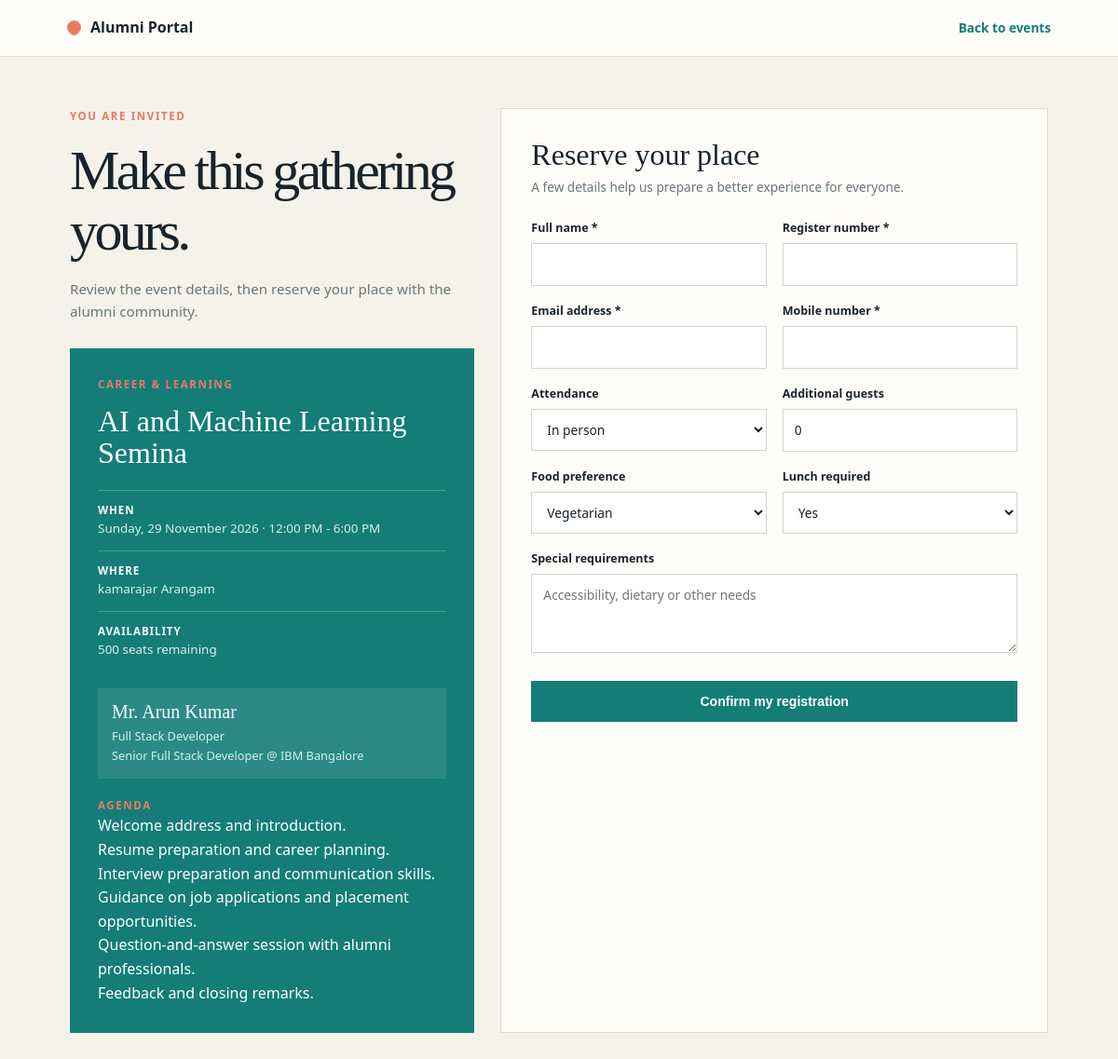
The app's page /events/3/register/ with its own data.
### accounts/models.py (models this page shows, shortened)
class Event(models.Model):
    CATEGORY_CHOICES = [
        ("networking", "Networking"),
        ("career", "Career & Learning"),
        ("reunion", "Reunion"),
        ("community", "Community"),
        ("webinar", "Webinar"),
    ]
    title = models.CharField(max_length=180)
    description = models.TextField()
    category = models.CharField(
        max_length=20,
        choices=CATEGORY_CHOICES,
        default="community",
    )
    event_date = models.DateField()
    start_time = models.TimeField()
    end_time = models.TimeField()
    is_online = models.BooleanField(default=False)
    location = models.CharField(max_length=220, blank=True)
    meeting_link = models.URLField(blank=True)
    capacity = models.PositiveIntegerField(default=100)
    chief_guest = models.CharField(max_length=140, blank=True)
    chief_guest_title = models.CharField(max_length=180, blank=True)
    chief_guest_bio = models.TextField(blank=True)
    featured_alumni = models.CharField(max_length=140, blank=True)
    featured_alumni_role = models.CharField(max_length=180, blank=True)
    agenda = models.TextField(blank=True)
    created_at = models.DateTimeField(auto_now_add=True)
    updated_at = models.DateTimeField(auto_now=True)
    class Meta:
        ordering = ["event_date", "start_time"]
    @property
    def seats_available(self):
        registered_guests = self.registrations.aggregate(
            guests=Sum("guests")
        )["guests"] or 0
        registered_attendees = self.registrations.count() + registered_guests
        return max(self.capacity - registered_attendees, 0)

### accounts/views.py (the view, shortened to what this page needs)
def event_register_view(request, event_id):
    event = get_object_or_404(Event, id=event_id)
    return render(
        request,
        "accounts/event_register.html",
        {"event": event},
    )

### accounts/templates/accounts/event_register.html (shortened to what this page needs)
<!DOCTYPE html>
<html lang="en">
<head>
</head>
<body>
    <nav class="nav"><a class="brand" href="{% url 'home' %}"><span class="brand-mark"></span>Alumni Portal</a><a class="back" href="{% url 'events' %}">Back to events</a></nav>
    <main class="layout">
        <section><p class="eyebrow">You are invited</p><h1>Make this gathering yours.</h1><p class="intro">Review the event details, then reserve your place with the alumni community.</p>
            <div class="event-brief"><p class="eyebrow">{{ event.get_category_display }}</p><h2>{{ event.title }}</h2><div class="brief-line"><strong>When</strong>{{ event.event_date|date:"l, d F Y" }} · {{ event.start_time|time:"g:i A" }} - {{ event.end_time|time:"g:i A" }}</div><div class="brief-line"><strong>Where</strong>{% if event.is_online %}{% if event.meeting_link %}<a href="{{ event.meeting_link }}">Online event</a>{% else %}Online event{% endif %}{% else %}{{ event.location }}{% endif %}</div><div class="brief-line"><strong>Availability</strong>{{ event.seats_available }} seats remaining</div>{% if event.chief_guest %}<div class="guest-box"><h3>{{ event.chief_guest }}</h3><p>{{ event.chief_guest_title }}</p>{% if event.chief_guest_bio %}<p>{{ event.chief_guest_bio }}</p>{% endif %}</div>{% endif %}{% if event.featured_alumni %}<div class="guest-box"><h3>{{ event.featured_alumni }}</h3><p>{{ event.featured_alumni_role }}</p></div>{% endif %}{% if event.agenda %}<div class="agenda"><p class="eyebrow">Agenda</p><p>{{ event.agenda }}</p></div>{% endif %}</div>
        </section>
        <section class="form-card"><h2>Reserve your place</h2><p class="form-note">A few details help us prepare a better experience for everyone.</p>
            <form method="post">{% csrf_token %}<div class="form-grid"><div><label for="full_name">Full name *</label><input id="full_name" name="full_name" value="{{ form_data.full_name|default:'' }}" required></div><div><label for="register_number">Register number *</label><input id="register_number" name="register_number" value="{{ form_data.register_number|default:'' }}" required></div><div><label for="email">Email address *</label><input id="email" type="email" name="email" value="{{ form_data.email|default:'' }}" required></div><div><label for="phone">Mobile number *</label><input id="phone" name="phone" value="{{ form_data.phone|default:'' }}" required></div><div><label for="attendance">Attendance</label><select id="attendance" name="attendance"><option value="{% if event.is_online %}Online{% else %}In Person{% endif %}">{% if event.is_online %}Online{% else %}In person{% endif %}</option></select></div><div><label for="guests">Additional guests</label><input id="guests" type="number" min="0" max="10" name="guests" value="{{ form_data.guests|default:0 }}"></div><div><label for="food_preference">Food preference</label><select id="food_preference" name="food_preference"><option>Vegetarian</option><option>Non-Vegetarian</option><option>Jain</option><option>Other</option></select></div><div><label for="lunch_required">Lunch required</label><select id="lunch_required" name="lunch_required"><option>Yes</option><option>No</option></select></div><div class="full"><label for="special_requirements">Special requirements</label><textarea id="special_requirements" name="special_requirements" placeholder="Accessibility, dietary or other needs">{{ form_data.special_requirements|default:'' }}</textarea></div></div><button class="submit" type="submit">Confirm my registration</button></form>
        </section>
    </main>
</body>
</html>

### accounts/templates/accounts/event_register.html (style rules this page uses)
:root { --ink:#18232b; --muted:#69777a; --paper:#f5f2eb; --white:#fffdfa; --teal:#147d78; --coral:#e77b62; --line:#dedbd2; --error:#a64335; }
* { box-sizing:border-box; margin:0; padding:0; }
body { background:var(--paper); color:var(--ink); font-family:"Trebuchet MS","Segoe UI",sans-serif; line-height:1.6; }
a { color:inherit; text-decoration:none; }
.nav { align-items:center; background:var(--white); border-bottom:1px solid var(--line); display:flex; justify-content:space-between; padding:17px 6vw; }
.brand { align-items:center; display:flex; font-weight:800; gap:10px; }
.brand-mark { background:var(--coral); border-radius:50% 50% 50% 5px; display:block; height:15px; transform:rotate(-45deg); width:15px; }
.back { color:var(--teal); font-size:.85rem; font-weight:800; }
.layout { display:grid; gap:28px; grid-template-columns:.85fr 1.15fr; margin:55px auto 80px; max-width:1100px; padding:0 25px; }
.eyebrow { color:var(--coral); font-size:.72rem; font-weight:800; letter-spacing:.14em; text-transform:uppercase; }
h1,h2,h3 { font-family:Georgia,serif; font-weight:400; line-height:1.08; }
h1 { font-size:clamp(2.4rem,5vw,4.4rem); letter-spacing:-.06em; margin:17px 0; }
.intro { color:var(--muted); font-size:.95rem; }
.event-brief { background:var(--teal); color:white; margin-top:28px; padding:30px; }
.event-brief h2 { font-size:2rem; margin:12px 0 22px; }
.brief-line { border-top:1px solid rgba(255,255,255,.24); color:#d6efeb; font-size:.84rem; padding:12px 0; }
.brief-line strong { color:white; display:block; font-size:.72rem; letter-spacing:.08em; text-transform:uppercase; }
.guest-box { background:rgba(255,255,255,.1); margin-top:18px; padding:15px; }
.guest-box h3 { font-size:1.25rem; margin-bottom:5px; }
.guest-box p { color:#d6efeb; font-size:.8rem; }
.agenda { margin-top:20px; white-space:pre-line; }
.form-card { background:var(--white); border:1px solid var(--line); padding:32px; }
.form-card h2 { font-size:2rem; margin-bottom:7px; }
.form-note { color:var(--muted); font-size:.85rem; margin-bottom:23px; }
.form-grid { display:grid; gap:17px; grid-template-columns:repeat(2,1fr); }
.full { grid-column:1 / -1; }
label { display:block; font-size:.78rem; font-weight:800; margin-bottom:6px; }
input,select,textarea { background:white; border:1px solid #cfd5d1; border-radius:0; color:var(--ink); font:inherit; font-size:.86rem; padding:11px 12px; width:100%; }
textarea { min-height:85px; resize:vertical; }
.submit { background:var(--teal); border:0; color:white; cursor:pointer; font-size:.88rem; font-weight:800; margin-top:23px; padding:14px 20px; width:100%; }

### records on screen
Event: category "CAREER & LEARNING", title "AI and Machine Learning Semina", event_date "Sunday, 29 November 2026", start_time "12:00 PM", end_time "6:00 PM", location "kamarajar Arangam", seats_available "500", chief_guest "Mr. Arun Kumar", chief_guest_title "Full Stack Developer", chief_guest_bio "Senior Full Stack Developer @ IBM Bangalore", agenda "Welcome address and introduction. Resume preparation and career planning. Interview preparation and communication skills. Guidance on job applications and placement opportunities. Question-and-answer session with alumni professionals. Feedback and closing remarks.", attendance "In person"
